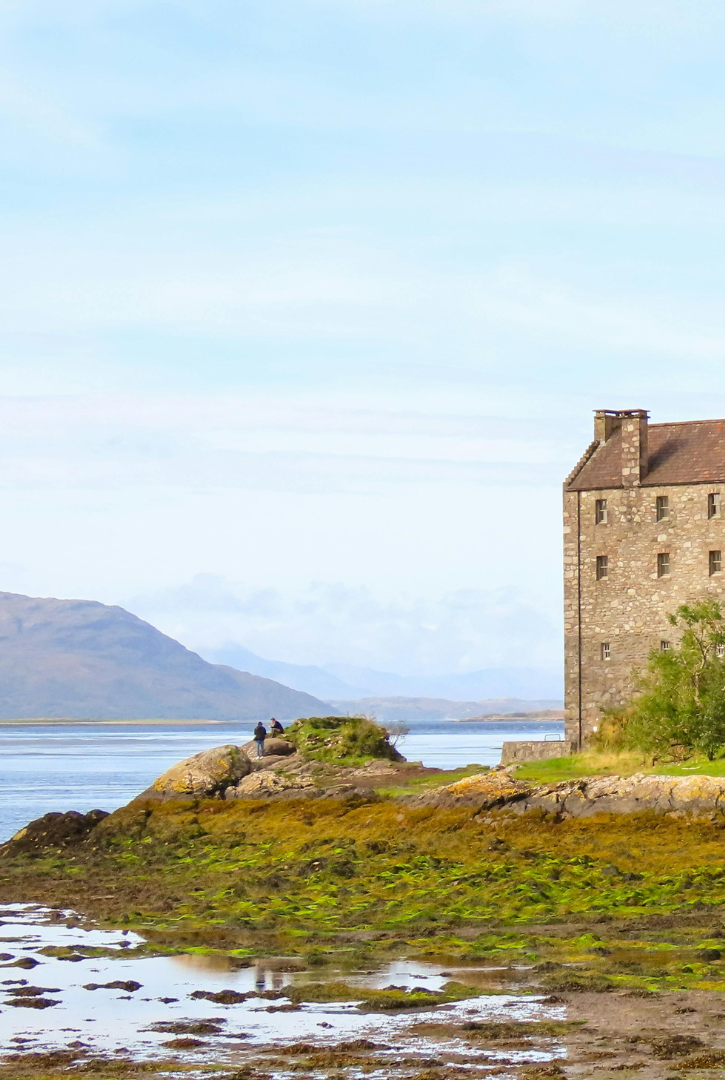
#> input picture castle_images/castle-1.png, 725 x 1080 px
$ python main.py --dir castle_images
#> lines starting #> are read from the running program, lines starting #| are printed output that depends on the picture
import cv2
import numpy as np
import os
import argparse

MIN_MATCH_COUNT = 10

def load_images_from_folder(folder):
#> called with folder = 'castle_images'
    images = []
    files = sorted(os.listdir(folder))
    for filename in files:
        path = os.path.join(folder, filename)
        img = cv2.imread(path)
#> img is the input picture: shape (1080, 725, 3); mean B, G, R 187.8, 195.9, 188.4
        if img is not None:
            images.append(img)
    return images

def detect_and_compute(img, method='sift'):
    gray = cv2.cvtColor(img, cv2.COLOR_BGR2GRAY)
    if method == 'sift':
        detector = cv2.SIFT_create()
    elif method == 'akaze':
        detector = cv2.AKAZE_create()
    elif method == 'orb':
        detector = cv2.ORB_create()
    elif method == 'brisk':
        detector = cv2.BRISK_create()
    else:
        raise ValueError(f"Unknown method: {method}")
    keypoints, descriptors = detector.detectAndCompute(gray, None)
    return keypoints, descriptors

def match_features(des1, des2, method='sift', use_knn=False):
    # SIFT / BRISK / AKAZE (float descriptors)
    if method in ['sift', 'brisk', 'akaze']:
        matcher = cv2.BFMatcher()
        if use_knn:
            matches = matcher.knnMatch(des1, des2, k=2)
            good = [m for m, n in matches if m.distance < 0.7 * n.distance]
            return good
        else:
            matches = matcher.match(des1, des2)
            matches = sorted(matches, key=lambda x: x.distance)
            return matches

    # ORB (binary descriptors)
    elif method == 'orb':
        # crossCheck=True = symmetric matching (more reliable)
        matcher = cv2.BFMatcher(cv2.NORM_HAMMING, crossCheck=True)
        matches = matcher.match(des1, des2)
        matches = sorted(matches, key=lambda x: x.distance)
        return matches

    else:
        raise ValueError(f"Unknown method: {method}")

def stitch_images(img1, img2, custom_method=None):
    method = 'sift'
    if custom_method == 'akaze':
        method = 'akaze'
    elif custom_method == 'orb':
        method = 'orb'
    elif custom_method == 'brisk':
        method = 'brisk'

    kp1, des1 = detect_and_compute(img1, method)
    kp2, des2 = detect_and_compute(img2, method)
    matches = match_features(des1, des2, method, use_knn=True)

    if len(matches) < MIN_MATCH_COUNT:
        print(f"Not enough matches ({len(matches)}) to stitch images.")
        return None, None

    # Draw matches for visualization
    match_img = cv2.drawMatches(
        img1, kp1, img2, kp2, matches, None,
        flags=cv2.DrawMatchesFlags_NOT_DRAW_SINGLE_POINTS
    )

    src_pts = np.float32([kp1[m.queryIdx].pt for m in matches]).reshape(-1, 1, 2)
    dst_pts = np.float32([kp2[m.trainIdx].pt for m in matches]).reshape(-1, 1, 2)

    if custom_method == "rho":
        M, mask = cv2.findHomography(src_pts, dst_pts, cv2.RANSAC, 5.0)
    elif custom_method == "lmeds":
        M, mask = cv2.findHomography(src_pts, dst_pts, cv2.LMEDS)
    elif custom_method == "blend":
        M, mask = cv2.findHomography(src_pts, dst_pts, cv2.RANSAC, 5.0)
    elif custom_method == "filter":
        strong_matches = [m for m in matches if m.distance < 0.6 * np.median([x.distance for x in matches])]
        src_pts = np.float32([kp1[m.queryIdx].pt for m in strong_matches]).reshape(-1, 1, 2)
        dst_pts = np.float32([kp2[m.trainIdx].pt for m in strong_matches]).reshape(-1, 1, 2)
        M, mask = cv2.findHomography(src_pts, dst_pts, cv2.RANSAC, 5.0)
    else:
        M, mask = cv2.findHomography(src_pts, dst_pts, cv2.RANSAC, 5.0)

    if M is None:
        print("Homography could not be computed.")
        return None, match_img

    # Warp and combine images
    h1, w1 = img1.shape[:2]
    h2, w2 = img2.shape[:2]
    pts_img1 = np.float32([[0,0],[0,h1],[w1,h1],[w1,0]]).reshape(-1,1,2)
    dst_corners = cv2.perspectiveTransform(pts_img1, M)

    all_corners = np.concatenate((dst_corners, np.float32([[0,0],[0,h2],[w2,h2],[w2,0]]).reshape(-1,1,2)), axis=0)
    [xmin, ymin] = np.int32(all_corners.min(axis=0).ravel())
    [xmax, ymax] = np.int32(all_corners.max(axis=0).ravel())
    translation = [-xmin, -ymin]
    H_translation = np.array([[1,0,translation[0]], [0,1,translation[1]], [0,0,1]])

    panorama = cv2.warpPerspective(img1, H_translation.dot(M), (xmax-xmin, ymax-ymin))
    panorama[translation[1]:h2+translation[1], translation[0]:w2+translation[0]] = img2

    if custom_method == "blend":
        alpha = 0.5
        blend_area = panorama[translation[1]:h2+translation[1], translation[0]:w2+translation[0]]
        panorama[translation[1]:h2+translation[1], translation[0]:w2+translation[0]] = cv2.addWeighted(blend_area, alpha, img2, 1-alpha, 0)

    return panorama, match_img

def main():
    parser = argparse.ArgumentParser(description="Panorama Stitching with Custom Methods")
    parser.add_argument('--dir', required=True, help="Folder containing images")
    parser.add_argument('--custom', default=None, help="Custom algorithm: rho, lmeds, blend, filter, akaze, orb, brisk")
    parser.add_argument('--output', default='panorama.png', help="Output panorama filename")
    args = parser.parse_args()

    images = load_images_from_folder(args.dir)
#> images = 2 items
    if len(images) < 2:
        print("Need at least two images to stitch.")
        return

    panorama = images[0]
    all_match_imgs = []

    for i in range(1, len(images)):
        panorama, match_img = stitch_images(panorama, images[i], custom_method=args.custom)
        if panorama is None:
            print("Stitching failed.")
            return
        if match_img is not None:
            all_match_imgs.append(match_img)
#> this loop made 1 pass
#> (method in stitch_images, h1 in stitch_images, w1 in stitch_images, h2 in stitch_images, w2 in stitch_images, pts_img1 in stitch_images) on pass 1: ('sift', 1080, 725, 1080, 846, [[0, 0], [0, 1080], [725, 1080], [725, 0]])
#> pass 1, in detect_and_compute, `gray = cv2.cvtColor(img, cv2.COLOR_BGR2GRAY)`:
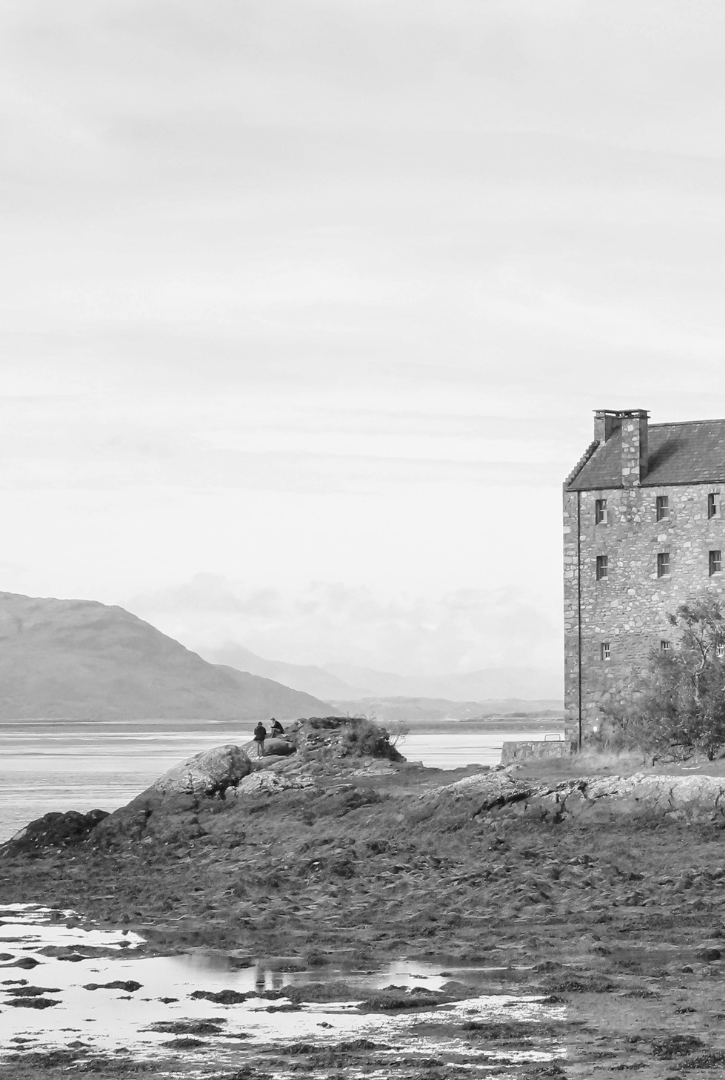
#> gray: shape (1080, 725); min 8, max 254, mean 192.7
#> pass 1, in detect_and_compute (call 2), `gray = cv2.cvtColor(img, cv2.COLOR_BGR2GRAY)`:
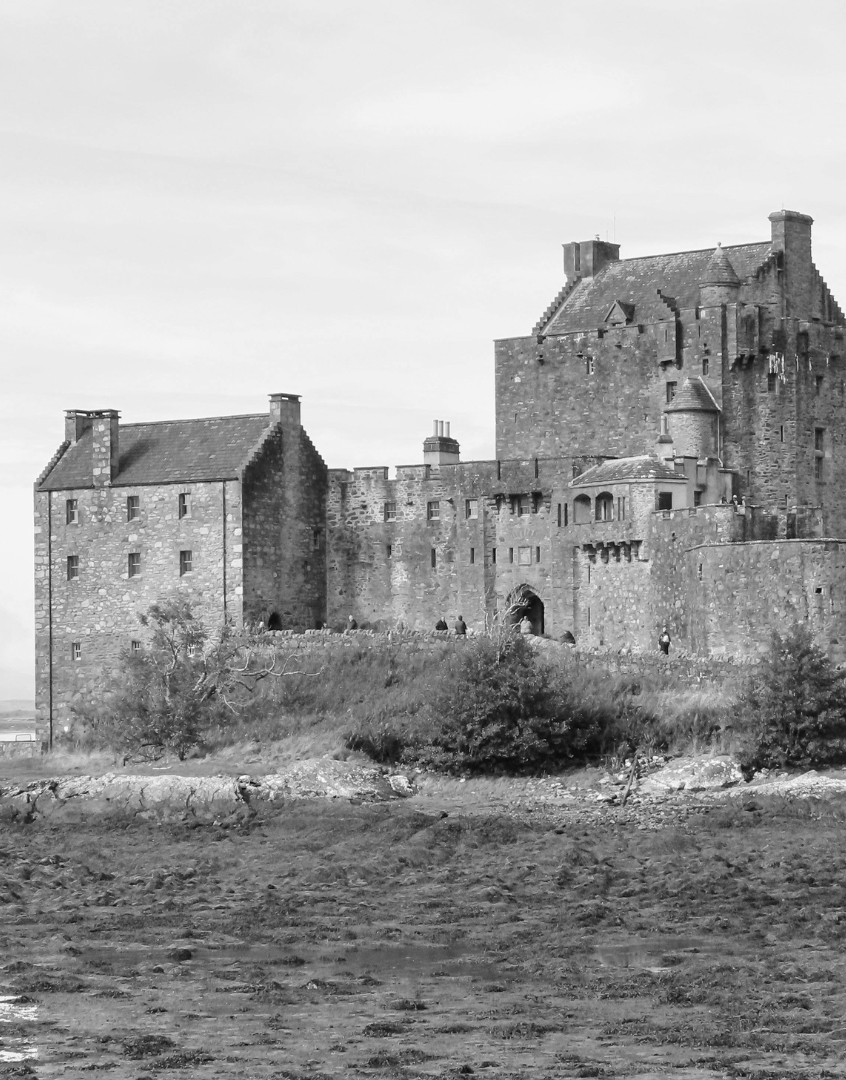
#> gray: shape (1080, 846); min 8, max 253, mean 160.4
#> pass 1, in stitch_images, `match_img = cv2.drawMatches( img1, kp1, img2, kp2, matches, None, flag..`:
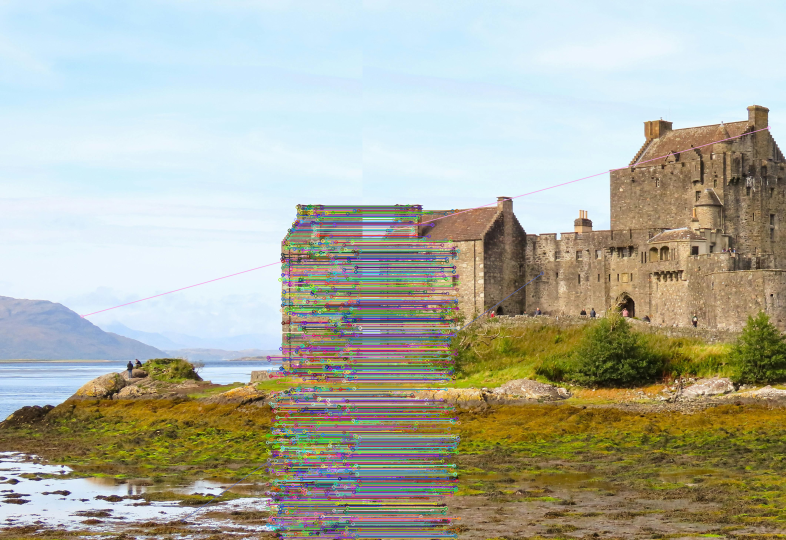
#> match_img: shape (1080, 1571, 3) (shown at 1/2 size); mean B, G, R 162, 176.5, 174.6
#> pass 1, in stitch_images, `panorama = cv2.warpPerspective(img1, H_translation.dot(M), (xmax-xmin,..`:
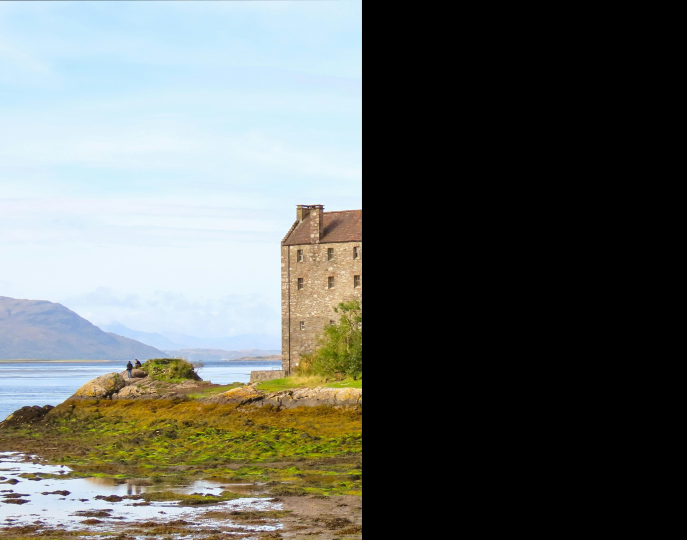
#> panorama: shape (1080, 1374, 3) (shown at 1/2 size); mean B, G, R 98.9, 103.2, 99.2
#> after the loop:
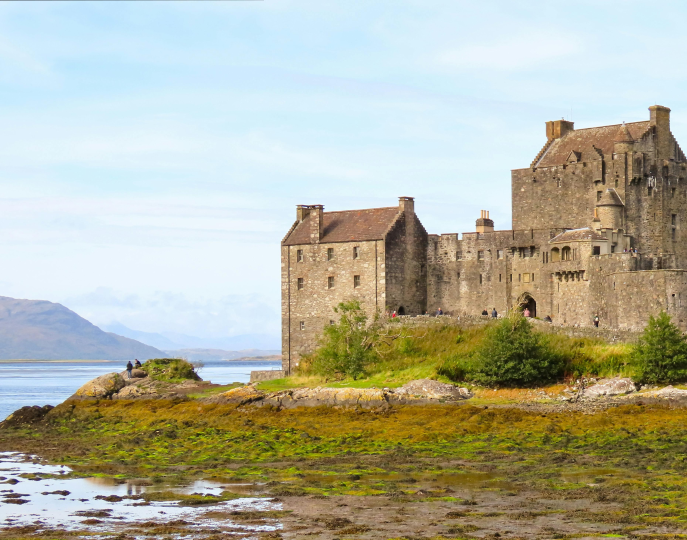
#> panorama: shape (1080, 1374, 3) (shown at 1/2 size); mean B, G, R 158.1, 177.3, 177
#> after the loop, all_match_imgs = 1 item

    # Resize all match images to the same width for vertical stacking
    if all_match_imgs:
        max_width = max(img.shape[1] for img in all_match_imgs)
#> max_width = 1571
        resized_imgs = []
        for img in all_match_imgs:
            h, w = img.shape[:2]
            scale = max_width / w
            new_h = int(h * scale)
            resized = cv2.resize(img, (max_width, new_h))
            resized_imgs.append(resized)
#> this loop made 1 pass
#> (h, w, scale, new_h) on pass 1: (1080, 1571, 1, 1080)
#> after the loop, resized_imgs = 1 item

        combined_matches = np.vstack(resized_imgs)
        cv2.imshow("All Feature Matches", combined_matches)
        cv2.waitKey(0)
        cv2.destroyWindow("All Feature Matches")

    cv2.imwrite(args.output, panorama)
    print(f"Panorama saved to {args.output}")

if __name__ == "__main__":
    main()
